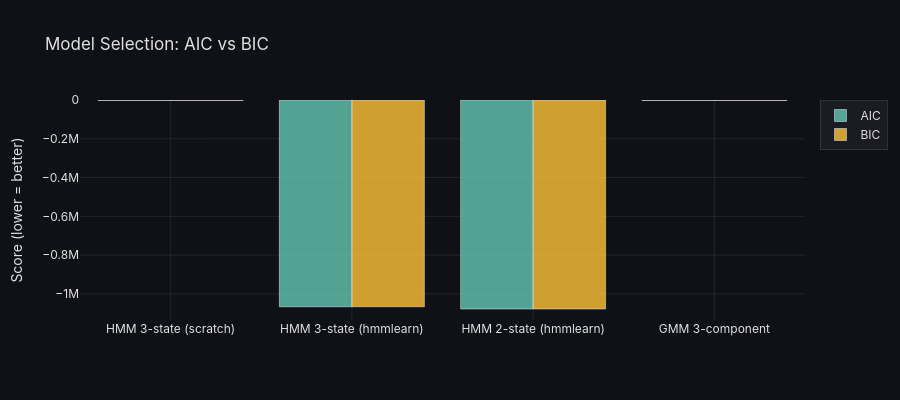

The cell this chart's notebook holds for it:
### Markdown cell above
## 3. AIC / BIC Comparison

### Code cell
# Models with valid AIC/BIC
aic_models = comp_df[comp_df["AIC"].apply(lambda x: str(x) != "nan")].copy()
aic_vals   = aic_models["AIC"].astype(float).tolist()
bic_vals   = aic_models["BIC"].astype(float).tolist()
names      = aic_models["Model"].tolist()

from utils.viz_utils import plot_aic_bic
fig = plot_aic_bic(names, aic_vals, bic_vals)
fig.show()

### Figure 1 — Plotly figure (JSON) as saved in the notebook; plotly's stock layout.template omitted (floating-point values rounded to 4 significant figures)
{"data": [{"marker": {"color": "rgba(99,200,180,0.8)"}, "name": "AIC", "type": "bar", "x": ["HMM 3-state (scratch)", "HMM 3-state (hmmlearn)", "HMM 2-state (hmmlearn)", "GMM 3-component"], "y": [-2704.0, -1067000.0, -1078000.0, -2670.0]}, {"marker": {"color": "rgba(255,195,55,0.8)"}, "name": "BIC", "type": "bar", "x": ["HMM 3-state (scratch)", "HMM 3-state (hmmlearn)", "HMM 2-state (hmmlearn)", "GMM 3-component"], "y": [-2644.0, -1067000.0, -1078000.0, -2610.0]}], "layout": {"barmode": "group", "font": {"color": "#e0e0e0", "family": "Inter, Arial, sans-serif"}, "height": 400, "legend": {"bgcolor": "rgba(30,30,40,0.8)", "bordercolor": "rgba(80,80,80,0.5)", "borderwidth": 1}, "paper_bgcolor": "rgba(15,17,22,1)", "plot_bgcolor": "rgba(15,17,22,1)", "title": {"text": "Model Selection: AIC vs BIC"}, "xaxis": {"gridcolor": "rgba(80,80,80,0.3)", "showgrid": true, "zeroline": false}, "yaxis": {"gridcolor": "rgba(80,80,80,0.3)", "showgrid": true, "title": {"text": "Score (lower = better)"}, "zeroline": false}}}
